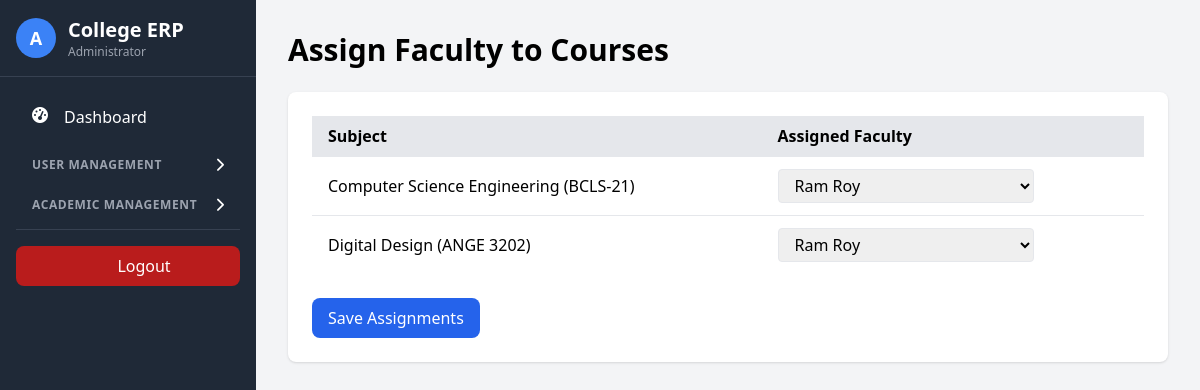
Screenshot of /admin/assign_faculty.php (signed in) with the database file from the repository.
### tables this page shows
CREATE TABLE IF NOT EXISTS `subjects` (
  `subject_id` int NOT NULL AUTO_INCREMENT,
  `subject_code` varchar(20) NOT NULL,
  `subject_name` varchar(100) NOT NULL,
  `program_id` int DEFAULT NULL,
  `semester` int NOT NULL,
  `credits` int NOT NULL,
  PRIMARY KEY (`subject_id`),
  UNIQUE KEY `subject_code` (`subject_code`)
);

CREATE TABLE IF NOT EXISTS `faculty` (
  `faculty_id` int NOT NULL AUTO_INCREMENT,
  `user_id` int DEFAULT NULL,
  `full_name` varchar(100) NOT NULL,
  `department` varchar(50) NOT NULL,
  `contact` varchar(20) DEFAULT NULL,
  PRIMARY KEY (`faculty_id`),
  UNIQUE KEY `user_id` (`user_id`)
);

### admin/assign_faculty.php (the view, shortened to what this page needs)
<?php
require_once '../config/db.php';
$subjects = $pdo->query("SELECT * FROM subjects ORDER BY subject_name")->fetchAll();
$faculty = $pdo->query("SELECT * FROM faculty ORDER BY full_name")->fetchAll();
$assignments = $pdo->query("
    SELECT fs.subject_id, fs.faculty_id, f.full_name
    FROM faculty_subjects fs
    JOIN faculty f ON fs.faculty_id = f.faculty_id
")->fetchAll(PDO::FETCH_GROUP);
?>
<!DOCTYPE html>
<html lang="en">
<head>
    <script src="https://cdn.tailwindcss.com"></script>
	<link rel="stylesheet" href="https://cdnjs.cloudflare.com/ajax/libs/font-awesome/6.0.0/css/all.min.css">
</head>
<body class="bg-gray-100">
<div class="md:flex">
<?php include '../includes/admin_sidebar.php'; ?>
    <div class="main-content p-8 mt-16 md:mt-0 mt-16 md:ml-64 w-full">
        <h1 class="text-3xl font-bold mb-6">Assign Faculty to Courses</h1>
        <form method="post" class="bg-white p-6 rounded-lg shadow">
            <table class="min-w-full">
                <thead class="bg-gray-200">
                    <tr>
                        <th class="py-2 px-4 text-left">Subject</th>
                        <th class="py-2 px-4 text-left">Assigned Faculty</th>
                    </tr>
                </thead>
                <tbody>
                    <?php foreach ($subjects as $subject):
                        $current_faculty = $assignments[$subject['subject_id']][0]['faculty_id'] ?? 0;
                    ?>
                    <tr class="border-t">
                        <td class="py-3 px-4">
                            <?= htmlspecialchars($subject['subject_name']) ?> (<?= $subject['subject_code'] ?>)
                        </td>
                        <td class="py-3 px-4">
                            <select name="faculty[<?= $subject['subject_id'] ?>]"
                                    class="border rounded px-3 py-1 w-full md:w-64">
                                <?php foreach ($faculty as $f): ?>
                                <option value="<?= $f['faculty_id'] ?>"
                                    <?= $f['faculty_id'] == $current_faculty ? 'selected' : '' ?>>
                                    <?= htmlspecialchars($f['full_name']) ?>
                                </option>
                                <?php endforeach; ?>
                            </select>
                        </td>
                    </tr>
                    <?php endforeach; ?>
                </tbody>
            </table>
            <div class="mt-6">
                <button type="submit" class="bg-blue-600 text-white px-4 py-2 rounded-lg hover:bg-blue-700 transition">
                    Save Assignments
                </button>
            </div>
        </form>
    </div>
</div>
</body>
</html>

### rows the page displays
subjects: subject_name "Computer Science Engineering", subject_code "BCLS-21", subject_id.full_name "Ram Roy"
subjects: subject_name "Digital Design", subject_code "ANGE 3202", subject_id.full_name "Ram Roy"
